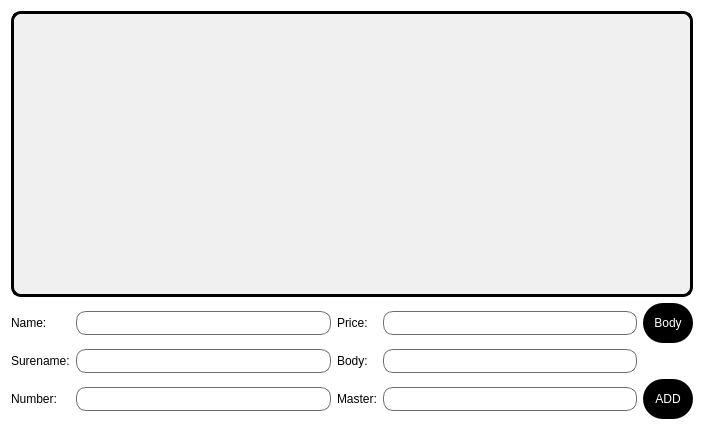
<?xml version="1.0" encoding="UTF-8"?>
<ui version="4.0">
 <class>CustomerWnd</class>
 <widget class="QWidget" name="CustomerWnd">
  <property name="geometry">
   <rect>
    <x>0</x>
    <y>0</y>
    <width>704</width>
    <height>430</height>
   </rect>
  </property>
  <property name="windowTitle">
   <string>Form</string>
  </property>
  <property name="styleSheet">
   <string notr="true">QWidget
{
background-color: rgb(255, 255, 255);
color: rgb(0, 0, 0);
}
QTableView {
	font: 9pt &quot;Century Gothic&quot;;
    border: 3px solid black;
    border-radius: 10px;
    background-color: #f0f0f0;  /* Фон заокругленого віджета */
    selection-background-color: #a6a6a6;  /* Колір виділення */
}
/* Імена стовбців */
QHeaderView::section {
    background-color: #404040;  /* Колір фону */
    color: white;  /* Колір тексту */
    padding: 4px;
    border: 1px solid #303030;  /* Границі */
}

/* Номерація рядків */
QTableView QTableCornerButton::section {
    background-color: #404040;  /* Колір фону */
    color: white;  /* Колір тексту */
    border: 1px solid #303030;  /* Границі */
}


QTableView::item:hover {
    border: 2px solid #505050;  /* Колір границі при наведенні */
}

QTableView::item:selected {
    border: 2px solid #303030;  /* Колір границі при виділенні */
}
QLineEdit {
font: 12pt &quot;Candara&quot;;
                 background-color: white;
                 color: black;
                 border: 1px solid rgb(110, 110, 110);
              border-radius: 10px;
                 padding: 3px 7px;
             }

             QLineEdit:focus {
                 border: 2px solid rgb(90, 90, 90);
            }
QPushButton
{
	font: 12pt &quot;Candara&quot;;
	background-color: rgb(0, 0, 0);
	color: rgb(255, 255, 255);
border-radius: 20px;
box-shadow: 0 0 20px 10px rgb(240, 158, 255);
width: 50px;
  height: 40px;
}
QPushButton:hover {
               border: 2px solid rgb(200, 200, 200);
            }
QPushButton:pressed {
             background-color: rgb(255, 255, 255);
	        color: rgb(0, 0, 0);
            }
QLabel{font: 12pt &quot;Candara&quot;;}</string>
  </property>
  <layout class="QGridLayout" name="gridLayout">
   <item row="1" column="0">
    <widget class="QLabel" name="nameLb">
     <property name="text">
      <string>Name:</string>
     </property>
    </widget>
   </item>
   <item row="1" column="1">
    <widget class="QLineEdit" name="nameLE"/>
   </item>
   <item row="1" column="2">
    <widget class="QLabel" name="priceLb">
     <property name="text">
      <string>Price:</string>
     </property>
    </widget>
   </item>
   <item row="1" column="3">
    <widget class="QLineEdit" name="priceLE"/>
   </item>
   <item row="1" column="4">
    <widget class="QPushButton" name="bodyPb">
     <property name="text">
      <string>Body</string>
     </property>
    </widget>
   </item>
   <item row="2" column="0">
    <widget class="QLabel" name="surenameLb">
     <property name="text">
      <string>Surename:</string>
     </property>
    </widget>
   </item>
   <item row="2" column="1">
    <widget class="QLineEdit" name="surenameLE"/>
   </item>
   <item row="2" column="2">
    <widget class="QLabel" name="bodyLb">
     <property name="text">
      <string>Body:</string>
     </property>
    </widget>
   </item>
   <item row="2" column="3">
    <widget class="QLineEdit" name="bodyLE"/>
   </item>
   <item row="3" column="0">
    <widget class="QLabel" name="numberLb">
     <property name="text">
      <string>Number:</string>
     </property>
    </widget>
   </item>
   <item row="3" column="1">
    <widget class="QLineEdit" name="numberLE"/>
   </item>
   <item row="3" column="2">
    <widget class="QLabel" name="masterLb">
     <property name="text">
      <string>Master:</string>
     </property>
    </widget>
   </item>
   <item row="3" column="3">
    <widget class="QLineEdit" name="masterLE"/>
   </item>
   <item row="3" column="4">
    <widget class="QPushButton" name="addPb">
     <property name="text">
      <string>ADD</string>
     </property>
    </widget>
   </item>
   <item row="0" column="0" colspan="5">
    <widget class="QTableView" name="customerTv"/>
   </item>
  </layout>
 </widget>
 <resources/>
 <connections/>
</ui>
